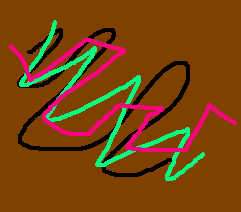
#> input picture Python/Tkinter/example.PNG, 241 x 212 px, found by its file name
$ python 'display img.py'
#> lines starting #> are read from the running program, lines starting #| are printed output that depends on the picture
from PIL import Image
with Image.open("example.png") as im:
#> im is the input picture: PIL image 241x212 RGB; mean R, G, B 120.8, 67, 12.8
    im.rotate(45).show()
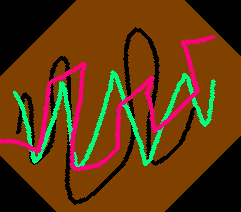
#> shown: PIL image 241x212 RGB; mean R, G, B 98.1, 55.6, 12.8
